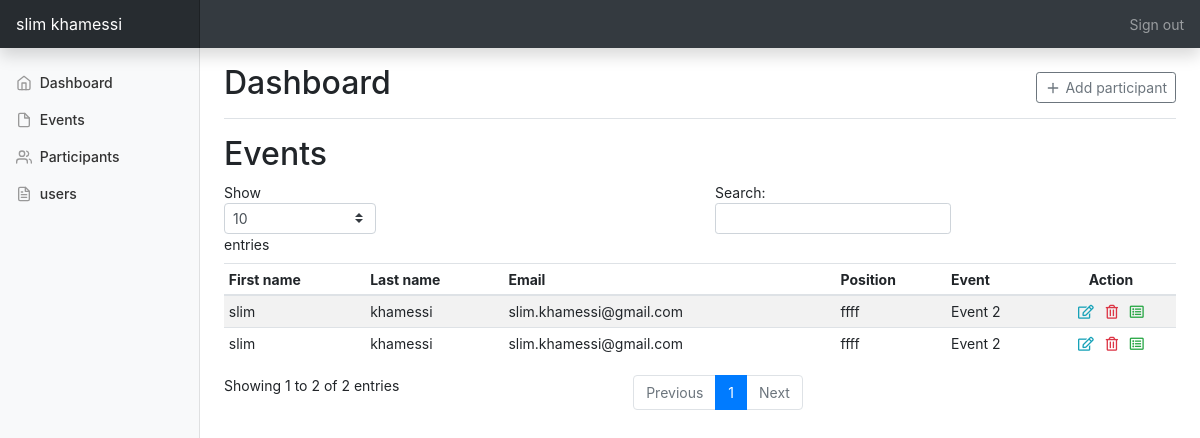
Page /participants.php (signed in) on the committed database.
### tables this page shows
CREATE TABLE IF NOT EXISTS `participants` (
  `id` int NOT NULL AUTO_INCREMENT,
  `gender` varchar(15) NOT NULL,
  `first_name` varchar(50) NOT NULL,
  `last_name` varchar(50) NOT NULL,
  `birth_date` date DEFAULT NULL,
  `email` varchar(100) NOT NULL,
  `company` varchar(150) NOT NULL,
  `position` varchar(150) NOT NULL,
  `street` varchar(250) DEFAULT NULL,
  `street_number` int DEFAULT NULL,
  `zip_code` varchar(10) DEFAULT NULL,
  `state` varchar(25) NOT NULL,
  `country` varchar(25) NOT NULL,
  `reason` text,
  PRIMARY KEY (`id`)
);

CREATE TABLE IF NOT EXISTS `events` (
  `id` int NOT NULL AUTO_INCREMENT,
  `name` varchar(50) NOT NULL,
  `start_date` date NOT NULL,
  `end_date` date NOT NULL,
  PRIMARY KEY (`id`)
);

### functions.php (called while the page is built, shortened)
<?php
function get_name($id){
    global  $db;
    $sql = $db->query("   SELECT name
                                FROM events E
                                INNER JOIN participant_event PE
                                ON E.id=PE.id_event
                                WHERE PE.id_participant = '$id'
                            ");
    $name = $sql->fetch_object()->name;
    return $name;
}

### participants.php (the view, shortened to what this page needs)
<?php
include 'db.php';
include 'functions.php';
$events = $db->query("select * from participants order by id DESC");
?>
<?php include 'header.php'?>
<main role="main" class="col-md-9 ml-sm-auto col-lg-10 px-md-4">
    <div class="d-flex justify-content-between flex-wrap flex-md-nowrap align-items-center pt-3 pb-2 mb-3 border-bottom">
        <h1 class="h2">Dashboard</h1>
        <div class="btn-toolbar mb-2 mb-md-0">
            <a href="index.php" type="button" class="btn btn-sm btn-outline-secondary">
                <span data-feather="plus"></span>
                Add participant
            </a>
        </div>
    </div>
    <h2>Events</h2>
    <div>
        <table class="table table-striped table-sm" id="events" width="100%" >
            <thead>
            <tr>
                <th>First name</th>
                <th>Last name</th>
                <th>Email</th>
                <th>Position</th>
                <th>Event</th>
                <th class="text-center">Action</th>
            </tr>
            </thead>
            <tbody>
            <?php while($row = $events->fetch_object()) {
                ?>
                <tr  role="button" onclick="location.href = 'showPart.php?id=<?=$row->id?>'">
                    <td><?=$row->first_name?></td>
                    <td><?=$row->last_name?></td>
                    <td><?=$row->email?></td>
                    <td><?=$row->position?></td>
                    <td><?=get_name($row->id)?></td>
                    <td class="text-center">
                        <?php if($_SESSION['role']==1){ ?>
                            <a href="editPart.php?id=<?=$row->id?>"><i class="far fa-edit mr-2 text-info"></i></a>
                            <a href="?id=<?=$row->id?>" onclick="return confirm('Are you sure you want to delete this item?');"> <i class="far fa-trash-alt text-danger mr-2"></i></a>
                        <?php }?>
                        <a href="showPart.php?id=<?=$row->id?>"><i class="far fa-list-alt text-success"></i></a>
                    </td>
                </tr>
            <?php } ?>
            </tbody>
        </table>
    </div>
</main>
<?php include 'footer.php'?>

### assets/css/dashboard.css (style rules this page uses)
body { font-size: .875rem; }
.feather { width: 16px; height: 16px; vertical-align: text-bottom; }

### rows in the picture
participants: first_name "slim", last_name "khamessi", email "slim.khamessi@gmail.com", position "ffff", id.name "Event 2"
participants: first_name "slim", last_name "khamessi", email "slim.khamessi@gmail.com", position "ffff", id.name "Event 2"

### other values in the picture
$_SESSION['username'] "slim khamessi"
